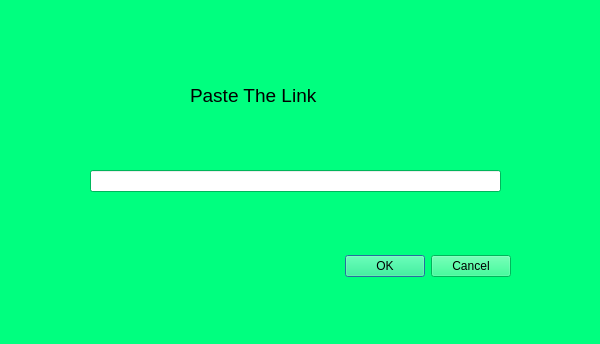
<?xml version="1.0" encoding="UTF-8"?>
<ui version="4.0">
 <class>newName</class>
 <widget class="QDialog" name="newName">
  <property name="geometry">
   <rect>
    <x>0</x>
    <y>0</y>
    <width>600</width>
    <height>344</height>
   </rect>
  </property>
  <property name="palette">
   <palette>
    <active>
     <colorrole role="WindowText">
      <brush brushstyle="SolidPattern">
       <color alpha="255">
        <red>0</red>
        <green>0</green>
        <blue>0</blue>
       </color>
      </brush>
     </colorrole>
     <colorrole role="Button">
      <brush brushstyle="SolidPattern">
       <color alpha="255">
        <red>0</red>
        <green>255</green>
        <blue>127</blue>
       </color>
      </brush>
     </colorrole>
     <colorrole role="Light">
      <brush brushstyle="SolidPattern">
       <color alpha="255">
        <red>127</red>
        <green>255</green>
        <blue>191</blue>
       </color>
      </brush>
     </colorrole>
     <colorrole role="Midlight">
      <brush brushstyle="SolidPattern">
       <color alpha="255">
        <red>63</red>
        <green>255</green>
        <blue>159</blue>
       </color>
      </brush>
     </colorrole>
     <colorrole role="Dark">
      <brush brushstyle="SolidPattern">
       <color alpha="255">
        <red>0</red>
        <green>127</green>
        <blue>63</blue>
       </color>
      </brush>
     </colorrole>
     <colorrole role="Mid">
      <brush brushstyle="SolidPattern">
       <color alpha="255">
        <red>0</red>
        <green>170</green>
        <blue>84</blue>
       </color>
      </brush>
     </colorrole>
     <colorrole role="Text">
      <brush brushstyle="SolidPattern">
       <color alpha="255">
        <red>0</red>
        <green>0</green>
        <blue>0</blue>
       </color>
      </brush>
     </colorrole>
     <colorrole role="BrightText">
      <brush brushstyle="SolidPattern">
       <color alpha="255">
        <red>255</red>
        <green>255</green>
        <blue>255</blue>
       </color>
      </brush>
     </colorrole>
     <colorrole role="ButtonText">
      <brush brushstyle="SolidPattern">
       <color alpha="255">
        <red>0</red>
        <green>0</green>
        <blue>0</blue>
       </color>
      </brush>
     </colorrole>
     <colorrole role="Base">
      <brush brushstyle="SolidPattern">
       <color alpha="255">
        <red>255</red>
        <green>255</green>
        <blue>255</blue>
       </color>
      </brush>
     </colorrole>
     <colorrole role="Window">
      <brush brushstyle="SolidPattern">
       <color alpha="255">
        <red>0</red>
        <green>255</green>
        <blue>127</blue>
       </color>
      </brush>
     </colorrole>
     <colorrole role="Shadow">
      <brush brushstyle="SolidPattern">
       <color alpha="255">
        <red>0</red>
        <green>0</green>
        <blue>0</blue>
       </color>
      </brush>
     </colorrole>
     <colorrole role="AlternateBase">
      <brush brushstyle="SolidPattern">
       <color alpha="255">
        <red>127</red>
        <green>255</green>
        <blue>191</blue>
       </color>
      </brush>
     </colorrole>
     <colorrole role="ToolTipBase">
      <brush brushstyle="SolidPattern">
       <color alpha="255">
        <red>255</red>
        <green>255</green>
        <blue>220</blue>
       </color>
      </brush>
     </colorrole>
     <colorrole role="ToolTipText">
      <brush brushstyle="SolidPattern">
       <color alpha="255">
        <red>0</red>
        <green>0</green>
        <blue>0</blue>
       </color>
      </brush>
     </colorrole>
     <colorrole role="PlaceholderText">
      <brush brushstyle="SolidPattern">
       <color alpha="128">
        <red>0</red>
        <green>0</green>
        <blue>0</blue>
       </color>
      </brush>
     </colorrole>
    </active>
    <inactive>
     <colorrole role="WindowText">
      <brush brushstyle="SolidPattern">
       <color alpha="255">
        <red>0</red>
        <green>0</green>
        <blue>0</blue>
       </color>
      </brush>
     </colorrole>
     <colorrole role="Button">
      <brush brushstyle="SolidPattern">
       <color alpha="255">
        <red>0</red>
        <green>255</green>
        <blue>127</blue>
       </color>
      </brush>
     </colorrole>
     <colorrole role="Light">
      <brush brushstyle="SolidPattern">
       <color alpha="255">
        <red>127</red>
        <green>255</green>
        <blue>191</blue>
       </color>
      </brush>
     </colorrole>
     <colorrole role="Midlight">
      <brush brushstyle="SolidPattern">
       <color alpha="255">
        <red>63</red>
        <green>255</green>
        <blue>159</blue>
       </color>
      </brush>
     </colorrole>
     <colorrole role="Dark">
      <brush brushstyle="SolidPattern">
       <color alpha="255">
        <red>0</red>
        <green>127</green>
        <blue>63</blue>
       </color>
      </brush>
     </colorrole>
     <colorrole role="Mid">
      <brush brushstyle="SolidPattern">
       <color alpha="255">
        <red>0</red>
        <green>170</green>
        <blue>84</blue>
       </color>
      </brush>
     </colorrole>
     <colorrole role="Text">
      <brush brushstyle="SolidPattern">
       <color alpha="255">
        <red>0</red>
        <green>0</green>
        <blue>0</blue>
       </color>
      </brush>
     </colorrole>
     <colorrole role="BrightText">
      <brush brushstyle="SolidPattern">
       <color alpha="255">
        <red>255</red>
        <green>255</green>
        <blue>255</blue>
       </color>
      </brush>
     </colorrole>
     <colorrole role="ButtonText">
      <brush brushstyle="SolidPattern">
       <color alpha="255">
        <red>0</red>
        <green>0</green>
        <blue>0</blue>
       </color>
      </brush>
     </colorrole>
     <colorrole role="Base">
      <brush brushstyle="SolidPattern">
       <color alpha="255">
        <red>255</red>
        <green>255</green>
        <blue>255</blue>
       </color>
      </brush>
     </colorrole>
     <colorrole role="Window">
      <brush brushstyle="SolidPattern">
       <color alpha="255">
        <red>0</red>
        <green>255</green>
        <blue>127</blue>
       </color>
      </brush>
     </colorrole>
     <colorrole role="Shadow">
      <brush brushstyle="SolidPattern">
       <color alpha="255">
        <red>0</red>
        <green>0</green>
        <blue>0</blue>
       </color>
      </brush>
     </colorrole>
     <colorrole role="AlternateBase">
      <brush brushstyle="SolidPattern">
       <color alpha="255">
        <red>127</red>
        <green>255</green>
        <blue>191</blue>
       </color>
      </brush>
     </colorrole>
     <colorrole role="ToolTipBase">
      <brush brushstyle="SolidPattern">
       <color alpha="255">
        <red>255</red>
        <green>255</green>
        <blue>220</blue>
       </color>
      </brush>
     </colorrole>
     <colorrole role="ToolTipText">
      <brush brushstyle="SolidPattern">
       <color alpha="255">
        <red>0</red>
        <green>0</green>
        <blue>0</blue>
       </color>
      </brush>
     </colorrole>
     <colorrole role="PlaceholderText">
      <brush brushstyle="SolidPattern">
       <color alpha="128">
        <red>0</red>
        <green>0</green>
        <blue>0</blue>
       </color>
      </brush>
     </colorrole>
    </inactive>
    <disabled>
     <colorrole role="WindowText">
      <brush brushstyle="SolidPattern">
       <color alpha="255">
        <red>0</red>
        <green>127</green>
        <blue>63</blue>
       </color>
      </brush>
     </colorrole>
     <colorrole role="Button">
      <brush brushstyle="SolidPattern">
       <color alpha="255">
        <red>0</red>
        <green>255</green>
        <blue>127</blue>
       </color>
      </brush>
     </colorrole>
     <colorrole role="Light">
      <brush brushstyle="SolidPattern">
       <color alpha="255">
        <red>127</red>
        <green>255</green>
        <blue>191</blue>
       </color>
      </brush>
     </colorrole>
     <colorrole role="Midlight">
      <brush brushstyle="SolidPattern">
       <color alpha="255">
        <red>63</red>
        <green>255</green>
        <blue>159</blue>
       </color>
      </brush>
     </colorrole>
     <colorrole role="Dark">
      <brush brushstyle="SolidPattern">
       <color alpha="255">
        <red>0</red>
        <green>127</green>
        <blue>63</blue>
       </color>
      </brush>
     </colorrole>
     <colorrole role="Mid">
      <brush brushstyle="SolidPattern">
       <color alpha="255">
        <red>0</red>
        <green>170</green>
        <blue>84</blue>
       </color>
      </brush>
     </colorrole>
     <colorrole role="Text">
      <brush brushstyle="SolidPattern">
       <color alpha="255">
        <red>0</red>
        <green>127</green>
        <blue>63</blue>
       </color>
      </brush>
     </colorrole>
     <colorrole role="BrightText">
      <brush brushstyle="SolidPattern">
       <color alpha="255">
        <red>255</red>
        <green>255</green>
        <blue>255</blue>
       </color>
      </brush>
     </colorrole>
     <colorrole role="ButtonText">
      <brush brushstyle="SolidPattern">
       <color alpha="255">
        <red>0</red>
        <green>127</green>
        <blue>63</blue>
       </color>
      </brush>
     </colorrole>
     <colorrole role="Base">
      <brush brushstyle="SolidPattern">
       <color alpha="255">
        <red>0</red>
        <green>255</green>
        <blue>127</blue>
       </color>
      </brush>
     </colorrole>
     <colorrole role="Window">
      <brush brushstyle="SolidPattern">
       <color alpha="255">
        <red>0</red>
        <green>255</green>
        <blue>127</blue>
       </color>
      </brush>
     </colorrole>
     <colorrole role="Shadow">
      <brush brushstyle="SolidPattern">
       <color alpha="255">
        <red>0</red>
        <green>0</green>
        <blue>0</blue>
       </color>
      </brush>
     </colorrole>
     <colorrole role="AlternateBase">
      <brush brushstyle="SolidPattern">
       <color alpha="255">
        <red>0</red>
        <green>255</green>
        <blue>127</blue>
       </color>
      </brush>
     </colorrole>
     <colorrole role="ToolTipBase">
      <brush brushstyle="SolidPattern">
       <color alpha="255">
        <red>255</red>
        <green>255</green>
        <blue>220</blue>
       </color>
      </brush>
     </colorrole>
     <colorrole role="ToolTipText">
      <brush brushstyle="SolidPattern">
       <color alpha="255">
        <red>0</red>
        <green>0</green>
        <blue>0</blue>
       </color>
      </brush>
     </colorrole>
     <colorrole role="PlaceholderText">
      <brush brushstyle="SolidPattern">
       <color alpha="128">
        <red>0</red>
        <green>0</green>
        <blue>0</blue>
       </color>
      </brush>
     </colorrole>
    </disabled>
   </palette>
  </property>
  <property name="windowTitle">
   <string>Dialog</string>
  </property>
  <widget class="QDialogButtonBox" name="buttonBox">
   <property name="geometry">
    <rect>
     <x>170</x>
     <y>250</y>
     <width>341</width>
     <height>32</height>
    </rect>
   </property>
   <property name="orientation">
    <enum>Qt::Horizontal</enum>
   </property>
   <property name="standardButtons">
    <set>QDialogButtonBox::Cancel|QDialogButtonBox::Ok</set>
   </property>
   <property name="centerButtons">
    <bool>false</bool>
   </property>
  </widget>
  <widget class="QLabel" name="label">
   <property name="geometry">
    <rect>
     <x>190</x>
     <y>60</y>
     <width>241</width>
     <height>71</height>
    </rect>
   </property>
   <property name="font">
    <font>
     <pointsize>14</pointsize>
    </font>
   </property>
   <property name="text">
    <string>Paste The Link</string>
   </property>
  </widget>
  <widget class="QLineEdit" name="lineEdit">
   <property name="geometry">
    <rect>
     <x>90</x>
     <y>170</y>
     <width>411</width>
     <height>22</height>
    </rect>
   </property>
  </widget>
 </widget>
 <resources/>
 <connections>
  <connection>
   <sender>buttonBox</sender>
   <signal>accepted()</signal>
   <receiver>newName</receiver>
   <slot>accept()</slot>
   <hints>
    <hint type="sourcelabel">
     <x>248</x>
     <y>254</y>
    </hint>
    <hint type="destinationlabel">
     <x>157</x>
     <y>274</y>
    </hint>
   </hints>
  </connection>
  <connection>
   <sender>buttonBox</sender>
   <signal>rejected()</signal>
   <receiver>newName</receiver>
   <slot>reject()</slot>
   <hints>
    <hint type="sourcelabel">
     <x>316</x>
     <y>260</y>
    </hint>
    <hint type="destinationlabel">
     <x>286</x>
     <y>274</y>
    </hint>
   </hints>
  </connection>
 </connections>
</ui>
